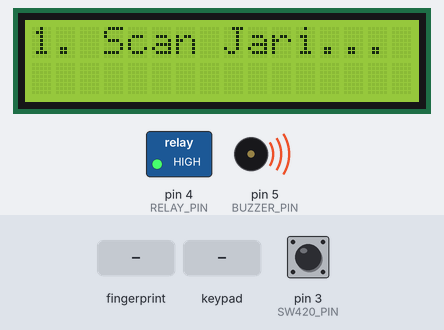
The sketch below on a simulated Arduino Mega 2560, built with avr-gcc and run on an emulated ATmega2560. On the bench: 16×2 character LCD, switched loads named in the sketch (green lamp = pin HIGH), buzzer (waves = sounding, pin HIGH). The inputs (shaded band) are chosen by the test bench; at power-on: pin 3 (SW420_PIN) LOW.

Above: at 4.2 s.
4.3 s: finger stored as number 1 placed on the sensor
At 6.2 s:
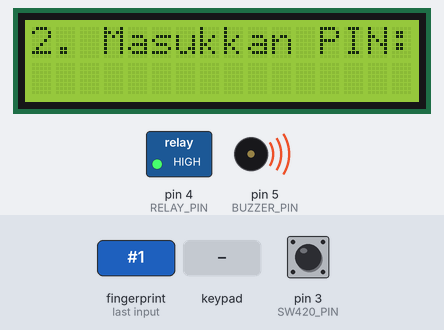
7.2 s: keypad keys 1 2 3 4 5 6 # pressed 0.4 s apart
At 11.0 s:
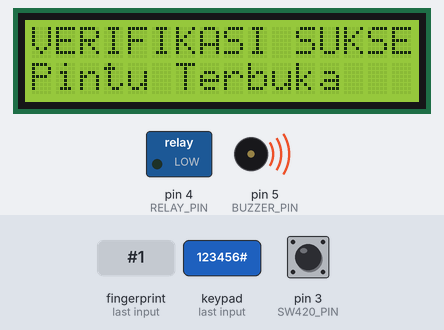
11.5 s: pin 3 (SW420_PIN) pulled HIGH for 3.2 s
At 15.3 s:
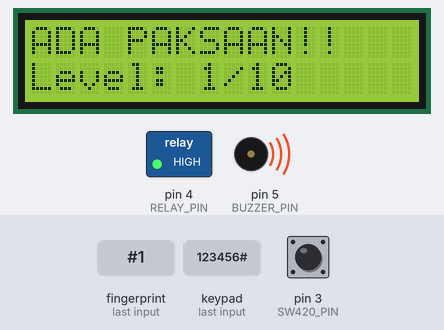
16.9 s: pin 3 (SW420_PIN) pulled HIGH for 3.2 s
At 20.5 s:
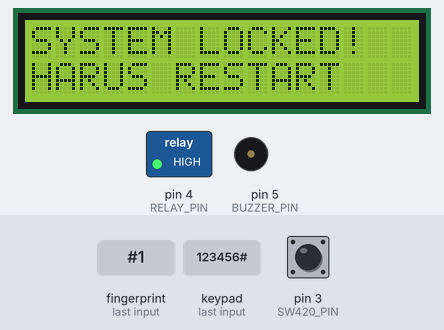
Timing chart, 0 to 24.1 s (numbered marks = the images above; inputs shaded):
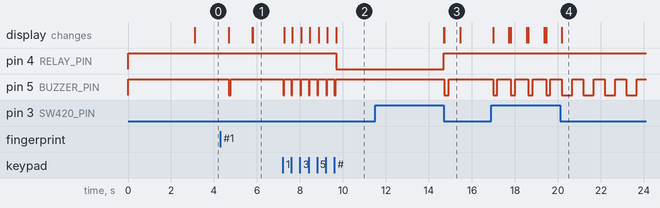

Measured:
- after the input at 4.3 s, pin 5 (BUZZER_PIN): HIGH → LOW after 0.38 s, → HIGH 0.10 s later; the display: first changes after 0.38 s (image 1 shows a later state)
- after the input at 7.2 s, pin 4 (RELAY_PIN): HIGH → LOW after 2.5 s; pin 5 (BUZZER_PIN): alternates HIGH for 0.35 s and LOW for 0.05 s, 14 changes in all, then stays HIGH, starting at once; the display: first changes after 0.07 s (image 2 shows a later state)
- after the input at 11.5 s, pin 5 (BUZZER_PIN): HIGH → LOW after 3.2 s, → HIGH 0.20 s later; the display: first differs from a run without the input after 3.2 s (image 3)
- after the input at 16.9 s, pin 5 (BUZZER_PIN): goes 3 × (LOW 0.20 s, HIGH 0.62 s), LOW 0.20 s, 4 × (HIGH 0.53 s, LOW 0.50 s), then HIGH, starting after 0.09 s; the display: first changes after 0.09 s (image 4 shows a later state)
- what the display in image 3 shows lasts 0.7 s, from 14.7 s to 15.4 s

The sketch:

TEMPLATECODE.ino
```cpp
#include <Wire.h>
#include <LiquidCrystal_I2C.h>
#include <Keypad.h>
#include <Adafruit_Fingerprint.h>

/* ================= PIN ================= */
#define SW420_PIN   3
#define RELAY_PIN   4
#define BUZZER_PIN  5

/* ===== RELAY ACTIVE LOW (WAJIB) ===== */
#define RELAY_ON   LOW
#define RELAY_OFF  HIGH

/* ================= LCD ================= */
LiquidCrystal_I2C lcd(0x27, 16, 2);

/* ================= FINGERPRINT ================= */
// Arduino Mega RX1=19 TX1=18
Adafruit_Fingerprint finger = Adafruit_Fingerprint(&Serial1);

/* ================= KEYPAD ================= */
const byte ROWS = 4;
const byte COLS = 4;
char keys[ROWS][COLS] = {
  {'1','2','3','A'},
  {'4','5','6','B'},
  {'7','8','9','C'},
  {'*','0','#','D'}
};

// Ubah urutan angka di dalam kurung kurawal ini:
byte rowPins[ROWS] = {25, 24, 23, 22};
byte colPins[COLS] = {26, 27, 28, 29};
Keypad myKeypad = Keypad(makeKeymap(keys), rowPins, colPins, ROWS, COLS);

/* ================= VARIABEL ================= */
String inputPassword = "";
String PASSWORD_BENAR = "123456";

int fingerFail = 0;
int pinFail = 0;
int getarCount = 0;

// VARIABEL BARU: STATUS VERIFIKASI PERTAMA
bool fingerPassed = false;

/* ================= SETUP ================= */
void setup() {
  pinMode(SW420_PIN, INPUT);
  pinMode(RELAY_PIN, OUTPUT);
  pinMode(BUZZER_PIN, OUTPUT);

  digitalWrite(RELAY_PIN, RELAY_OFF);

  // Buzzer ACTIVE-LOW → harus HIGH saat idle
  digitalWrite(BUZZER_PIN, HIGH);

  lcd.init();
  lcd.backlight();
  lcd.clear();
  lcd.print("Sistem Siap");

  Serial.begin(9600);
  Serial1.begin(57600);
  finger.begin(57600);

  delay(2000);
  lcd.clear();
}

/* ================= LOOP ================= */
void loop() {
  cekGetar(); // Cek getaran terus menerus

  // LOGIKA 2 TAHAP
  if (fingerPassed == false) {
    // Tahap 1: Wajib Fingerprint Dulu
    cekFingerprint();
  } else {
    // Tahap 2: Baru Boleh Input Keypad
    cekKeypad();
  }
}

/* ================= FINGERPRINT (VERIFIKASI 1) ================= */
void cekFingerprint() {
  // Tampilan Standby Tahap 1
  lcd.setCursor(0,0);
  lcd.print("1. Scan Jari... ");
  lcd.setCursor(0,1);
  lcd.print("                "); // Kosongkan baris bawah

  uint8_t p = finger.getImage();
  if (p != FINGERPRINT_OK) return;

  p = finger.image2Tz();
  if (p != FINGERPRINT_OK) return;

  p = finger.fingerFastSearch();

  if (p == FINGERPRINT_OK) {
    // JIKA JARI BENAR -> LANJUT KE TAHAP 2
    lcd.clear();
    lcd.print("Finger OK!");
    lcd.setCursor(0,1);
    lcd.print("Lanjut ke PIN >>");

    // Bunyi Bip Pendek
    digitalWrite(BUZZER_PIN, LOW); delay(100); digitalWrite(BUZZER_PIN, HIGH);
    delay(1000);

    fingerPassed = true; // KUNCI UTAMA: Buka akses ke Keypad
    lcd.clear();

  } else {
    // JIKA JARI SALAH
    fingerFail++;
    lcd.clear();
    lcd.print("Jari Ditolak!");
    lcd.setCursor(0,1);
    lcd.print("Coba Lagi...");

    // Bunyi Gagal
    digitalWrite(BUZZER_PIN, LOW); delay(500); digitalWrite(BUZZER_PIN, HIGH);
    delay(1000);
    lcd.clear();

    // Reset counter finger agar user bisa coba terus sampai benar
    if (fingerFail >= 3) {
       fingerFail = 0;
    }
  }
}

/* ================= KEYPAD (VERIFIKASI 2) ================= */
void cekKeypad() {
  // Tampilan Standby Tahap 2
  lcd.setCursor(0,0);
  lcd.print("2. Masukkan PIN:");

  char key = myKeypad.getKey();
  if (!key) return;

  // Bunyi Tik Tiap Tombol (INI VERSI LAMA YANG MASIH BUNYI)
  digitalWrite(BUZZER_PIN, LOW); delay(50); digitalWrite(BUZZER_PIN, HIGH);

  if (key == '#') {
    if (inputPassword == PASSWORD_BENAR) {
      // JIKA PIN BENAR -> PINTU BARU TERBUKA
      lcd.clear();
      lcd.print("VERIFIKASI SUKSES");
      lcd.setCursor(0,1);
      lcd.print("Pintu Terbuka");

      // Reset Semua Status
      pinFail = 0;
      fingerFail = 0;
      getarCount = 0;
      fingerPassed = false; // Reset balik ke tahap 1
      inputPassword = "";

      aksesBerhasil(); // Buka Solenoid
    } else {
      // JIKA PIN SALAH
      pinFail++;
      lcd.clear();
      lcd.print("PIN Salah!");
      delay(1000);

      if (pinFail >= 3) {
        blokirSementara(); // Blokir 10 detik
        fingerPassed = false; // Kembalikan ke tahap awal fingerprint
      } else {
        lcd.clear();
      }
    }
    inputPassword = "";
  }

  else if (key == '*') {
    // Tombol Batal -> Kembali ke Fingerprint
    inputPassword = "";
    fingerPassed = false;
    lcd.clear();
    lcd.print("Dibatalkan.");
    delay(1000);
    lcd.clear();
  }

  else if (key >= '0' && key <= '9') {
    if (inputPassword.length() < 6) {
      inputPassword += key;
      lcd.setCursor(0,1);
      for (int i = 0; i < inputPassword.length(); i++) {
        lcd.print('*');
      }
    }
  }
}

/* ================= SOLENOID ================= */
void aksesBerhasil() {
  digitalWrite(RELAY_PIN, RELAY_ON);
  delay(5000);
  digitalWrite(RELAY_PIN, RELAY_OFF);
  lcd.clear();
}

/* ================= SENSOR GETAR ================= */
void cekGetar() {
  // Jika sensor getar mendeteksi gerakan (HIGH)
  if (digitalRead(SW420_PIN) == HIGH) {
    getarCount++; // Tambah hitungan

    // Tampilkan Peringatan di LCD
    lcd.clear();
    lcd.print("ADA PAKSAAN!!");
    lcd.setCursor(0, 1);

    // Tampilan Level per 10
    lcd.print("Level: " + String(getarCount) + "/10");

    // Bunyi Buzzer 1x (Pendek)
    digitalWrite(BUZZER_PIN, LOW);   // Nyala
    delay(200);
    digitalWrite(BUZZER_PIN, HIGH);  // Mati

    // Jeda sebentar biar tidak menghitung 1 getaran jadi banyak
    delay(500);

    // Jika sudah 5 kali getaran (Sesuai kode awalmu)
    if (getarCount >= 5) {
      blokirPermanen(); // Masuk ke fungsi blokir total
    }

    // Kembalikan tampilan LCD sesuai Status
    lcd.clear();
  }
}

/* ================= BLOKIR SEMENTARA (SALAH PIN) ================= */
void blokirSementara() {
  lcd.clear();
  lcd.setCursor(0,0);
  lcd.print("SYSTEM BLOCKED!!");
  lcd.setCursor(0,1);
  lcd.print("Tunggu 10 Detik");

  digitalWrite(BUZZER_PIN, LOW);
  delay(10000);
  digitalWrite(BUZZER_PIN, HIGH);

  fingerFail = 0;
  pinFail = 0;
  fingerPassed = false; // Reset status verifikasi
  inputPassword = "";

  lcd.clear();
  lcd.print("Silakan Coba");
  lcd.setCursor(0,1);
  lcd.print("Lagi...");
  delay(2000);
  lcd.clear();
}

/* ================= BLOKIR PERMANEN (SENSOR GETAR) ================= */
void blokirPermanen() {
  lcd.clear();
  lcd.setCursor(0,0);
  lcd.print("SYSTEM LOCKED!");
  lcd.setCursor(0,1);
  lcd.print("HARUS RESTART");

  // Infinite Loop (Program macet di sini selamanya sampai dimatikan)
  while (true) {
    // Alarm bunyi putus-putus tanda bahaya
    digitalWrite(BUZZER_PIN, LOW);  // Nyala
    delay(500);
    digitalWrite(BUZZER_PIN, HIGH); // Mati
    delay(500);
  }
}
```
